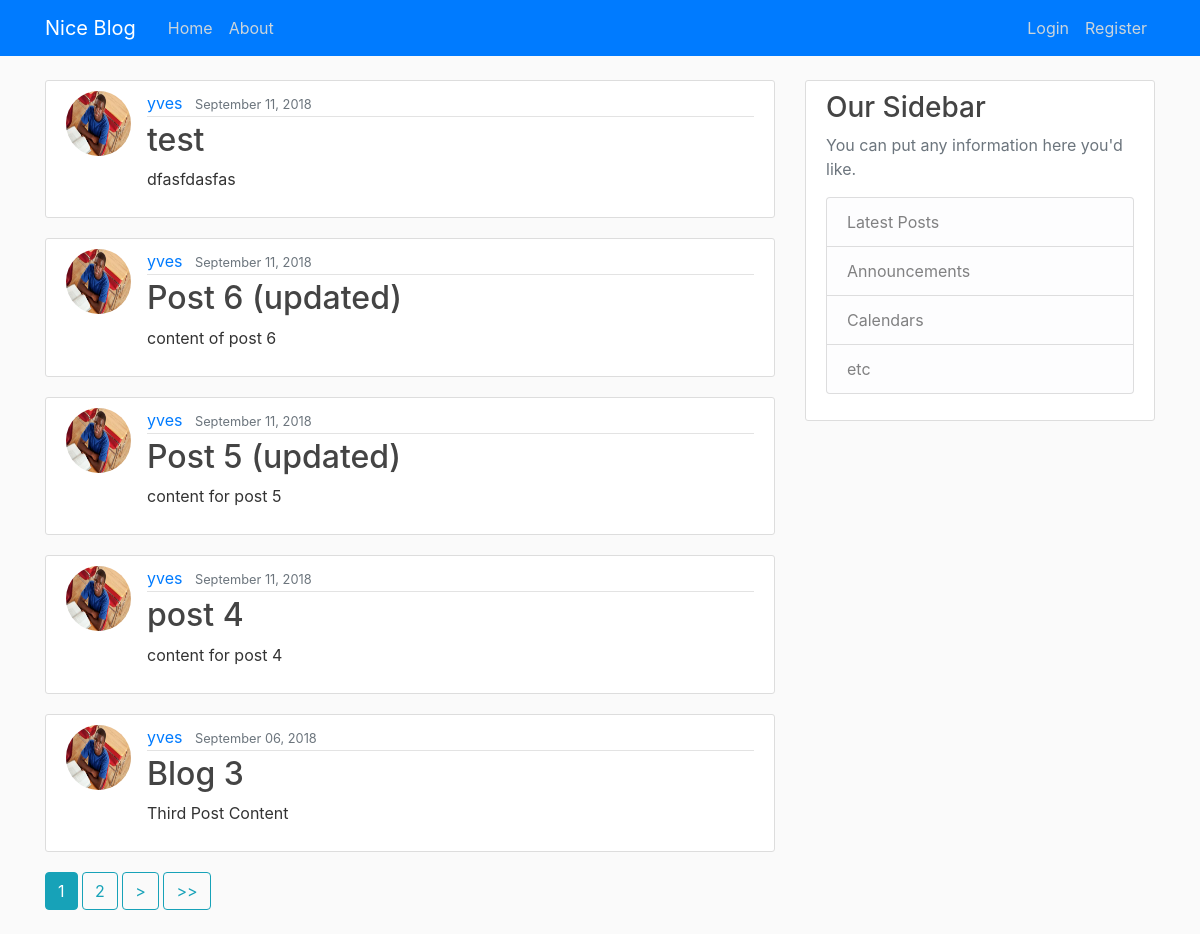
The app's page /, older data.
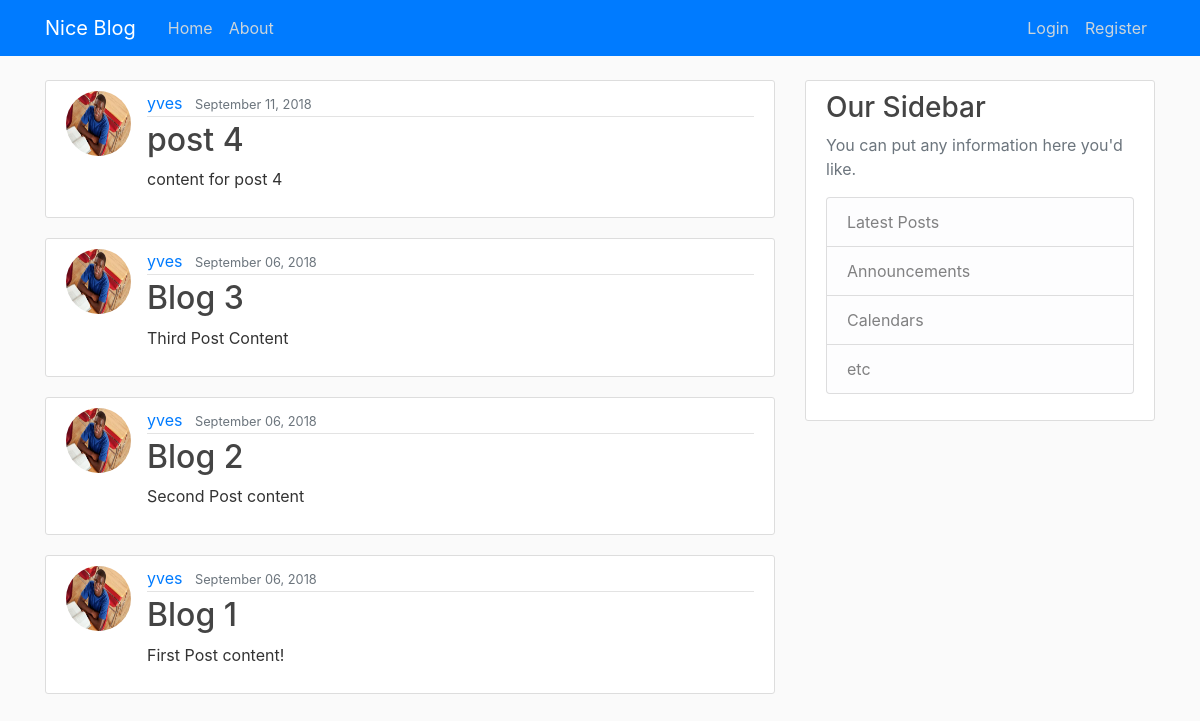
The same page, newer data.
### blog/models.py (models this page shows, shortened)
class Post(models.Model):
    title = models.CharField(max_length=100)
    content = models.TextField()
    date_posted = models.DateTimeField(default=timezone.now)
    author = models.ForeignKey(User, on_delete=models.CASCADE)

### users/models.py (models this page shows, shortened)
class Profile(models.Model):
    user = models.OneToOneField(User, on_delete=models.CASCADE)
    image = models.ImageField(default='default.jpg', upload_to='profile_pics')

### blog/views.py (the view)
# urls.py: path('', PostListView.as_view(), name='blog-home'),
class PostListView(ListView):
    model = Post
    template_name = 'blog/home.html'
    context_object_name = 'posts'
    ordering = ['-date_posted']
    paginate_by = 5

### blog/templates/blog/home.html (shortened to what this page needs)
{% extends 'blog/base.html' %}
{% block content %}
    {% for post in posts %}
        <article class="media content-section">
          <img src="{{ post.author.profile.image.url }}" alt="author" class="rounded-circle article-img">
          <div class="media-body">
            <div class="article-metadata">
              <a class="mr-2" href="#">{{ post.author }}</a>
              <small class="text-muted">{{ post.date_posted | date:"F d, Y" }}</small>
            </div>
            <h2><a class="article-title" href="{% url 'post-detail' post.id %}">{{ post.title }}</a></h2>
            <p class="article-content">{{ post.content }}</p>
          </div>
        </article>
    {% endfor %}
    {% if is_paginated %}
        {% for num in page_obj.paginator.page_range %}
            {% if page_obj.number == num %}
                <a href="?page={{ num }}" class="btn btn-info mb-4">{{ num }}</a>
            {% elif num > page_obj.number|add:'-3' and num < page_obj.number|add:'3' %}
                <a href="?page={{ num }}" class="btn btn-outline-info mb-4">{{ num }}</a>
            {% endif %}
        {% endfor %}
        {% if page_obj.has_next %}
            <a href="?page={{ page_obj.next_page_number }}" class="btn btn-outline-info mb-4">></a>
            <a href="?page={{ page_obj.paginator.num_pages }}" class="btn btn-outline-info mb-4">>></a>
        {% endif %}
    {% endif %}
{% endblock %}

### blog/templates/blog/base.html (shortened to what this page needs)
{% load static %}
<!DOCTYPE html>
<html lang="en">
<head>
    <link rel="stylesheet" href="https://maxcdn.bootstrapcdn.com/bootstrap/4.0.0/css/bootstrap.min.css">
    <link rel="stylesheet" href="{% static 'blog/main.css' %}">
</head>
<body>
    <header class="site-header">
      <nav class="navbar navbar-expand-md navbar-dark bg-primary fixed-top">
        <div class="container">
          <a class="navbar-brand mr-4" href="{% url 'blog-home' %}">Nice Blog</a>
          <div class="collapse navbar-collapse" id="navbarToggle">
            <div class="navbar-nav mr-auto">
              <a class="nav-item nav-link" href="{% url 'blog-home' %}">Home</a>
              <a class="nav-item nav-link" href="{% url 'blog-about' %}">About</a>
            </div>
            <div class="navbar-nav">
                {% if user.is_authenticated %}
                    <a class="nav-item nav-link" href="{% url 'post-create' %}">New Post</a>
                    <a class="nav-item nav-link" href="{% url 'profile' %}">Profile</a>
                    <a class="nav-item nav-link" href="{% url 'logout' %}">Logout</a>
                {% else %}
                  <a class="nav-item nav-link" href="{% url 'login' %}">Login</a>
                  <a class="nav-item nav-link" href="{% url 'register' %}">Register</a>
                {% endif %}
            </div>
          </div>
        </div>
      </nav>
    </header>
    <main role="main" class="container">
      <div class="row">
        <div class="col-md-8">
          {% block content %}{% endblock %}
        </div>
        <div class="col-md-4">
          <div class="content-section">
            <h3>Our Sidebar</h3>
            <p class='text-muted'>You can put any information here you'd like.
              <ul class="list-group">
                <li class="list-group-item list-group-item-light">Latest Posts</li>
                <li class="list-group-item list-group-item-light">Announcements</li>
                <li class="list-group-item list-group-item-light">Calendars</li>
                <li class="list-group-item list-group-item-light">etc</li>
              </ul>
            </p>
          </div>
        </div>
      </div>
    </main>
</body>
</html>

### blog/static/blog/main.css (style rules this page uses)
body { background: #fafafa; color: #333333; margin-top: 5rem; }
h1, h2, h3, h4, h5, h6 { color: #444444; }
ul { margin: 0; }
.site-header .navbar-nav .nav-link { color: #cbd5db; }
.content-section { background: #ffffff; padding: 10px 20px; border: 1px solid #dddddd; border-radius: 3px; margin-bottom: 20px; }
.article-title { color: #444444; }
.article-content { white-space: pre-line; }
.article-img { height: 65px; width: 65px; margin-right: 16px; }
.article-metadata { padding-bottom: 1px; margin-bottom: 4px; border-bottom: 1px solid #e3e3e3 }

Row changes from the older to the newer data that the page shows:
removed Post: author.profile.image (picture), author "yves", date_posted "September 11, 2018", title "test", content "dfasfdasfas"
removed Post: author.profile.image (picture), author "yves", date_posted "September 11, 2018", title "Post 6 (updated)", content "content of post 6"
removed Post: author.profile.image (picture), author "yves", date_posted "September 11, 2018", title "Post 5 (updated)", content "content for post 5"
now on this page (row unchanged): Post: author.profile.image (picture), author "yves", date_posted "September 06, 2018", title "Blog 2", content "Second Post content"
now on this page (row unchanged): Post: author.profile.image (picture), author "yves", date_posted "September 06, 2018", title "Blog 1", content "First Post content!"
Text that changed along with them:
list line gone: "1"
list line gone: "2"
